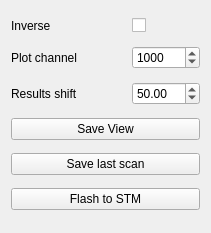
<?xml version="1.0" encoding="UTF-8"?>
<ui version="4.0">
 <class>Form</class>
 <widget class="QWidget" name="Form">
  <property name="geometry">
   <rect>
    <x>0</x>
    <y>0</y>
    <width>211</width>
    <height>233</height>
   </rect>
  </property>
  <property name="sizePolicy">
   <sizepolicy hsizetype="Preferred" vsizetype="Maximum">
    <horstretch>0</horstretch>
    <verstretch>0</verstretch>
   </sizepolicy>
  </property>
  <property name="windowTitle">
   <string>Form</string>
  </property>
  <layout class="QGridLayout" name="gridLayout">
   <item row="3" column="2">
    <widget class="QDoubleSpinBox" name="shift">
     <property name="minimum">
      <double>-500.000000000000000</double>
     </property>
     <property name="maximum">
      <double>500.000000000000000</double>
     </property>
     <property name="value">
      <double>50.000000000000000</double>
     </property>
    </widget>
   </item>
   <item row="2" column="0">
    <widget class="QLabel" name="label">
     <property name="text">
      <string>Plot channel</string>
     </property>
    </widget>
   </item>
   <item row="3" column="0">
    <widget class="QLabel" name="label_2">
     <property name="text">
      <string>Results shift</string>
     </property>
    </widget>
   </item>
   <item row="2" column="2">
    <widget class="QSpinBox" name="plotChannel">
     <property name="maximum">
      <number>100000</number>
     </property>
     <property name="value">
      <number>1000</number>
     </property>
    </widget>
   </item>
   <item row="7" column="0" colspan="3">
    <widget class="QPushButton" name="saveData">
     <property name="text">
      <string>Save last scan</string>
     </property>
    </widget>
   </item>
   <item row="6" column="0" colspan="3">
    <widget class="QPushButton" name="saveView">
     <property name="text">
      <string>Save View</string>
     </property>
    </widget>
   </item>
   <item row="8" column="0" colspan="3">
    <widget class="QPushButton" name="flashSTM">
     <property name="text">
      <string>Flash to STM</string>
     </property>
    </widget>
   </item>
   <item row="1" column="0">
    <widget class="QLabel" name="label_3">
     <property name="text">
      <string>Inverse</string>
     </property>
    </widget>
   </item>
   <item row="1" column="2">
    <widget class="QCheckBox" name="inverse">
     <property name="text">
      <string/>
     </property>
    </widget>
   </item>
  </layout>
 </widget>
 <resources/>
 <connections/>
</ui>
